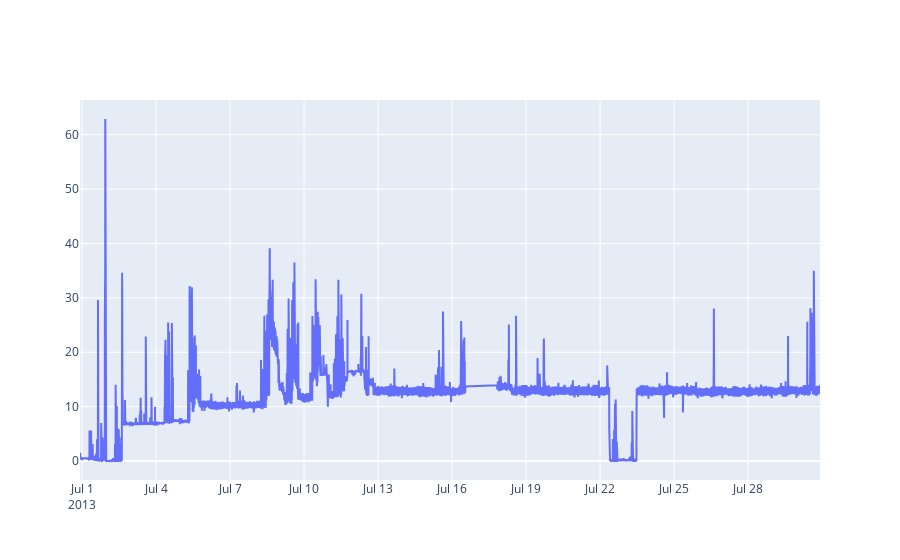

This figure's notebook cell:
### Code cell
fig = go.Figure(go.Scatter(
    x = df.index,
    y = df['\tCPU usage [%]']
))

fig.show()

### Figure 1 — Plotly figure (JSON) as saved in the notebook; plotly's stock layout.template omitted (floating-point values rounded to 4 significant figures; data arrays with more than 128 entries replaced by an {"elided": "..."} marker saying what was removed)
{"data": [{"type": "scatter", "x": {"elided": "8260 str values"}, "y": {"elided": "8260 float values"}}], "layout": {}}
